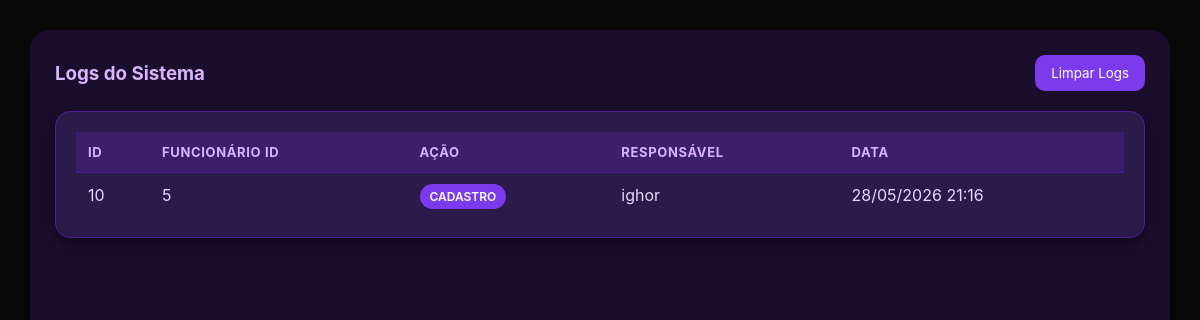
Page /logs on the earlier database version.
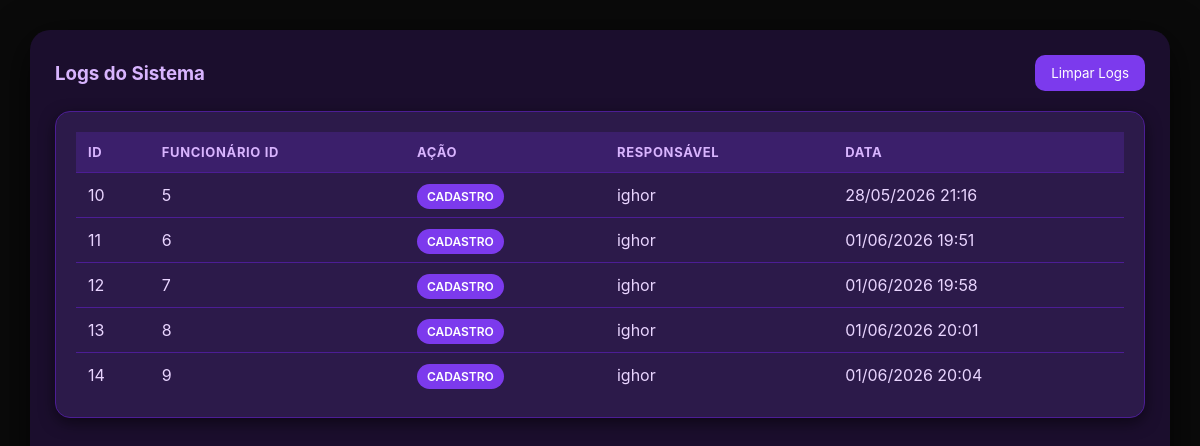
Same page on the later database version.
### tables this page shows
CREATE TABLE logs (
        id INTEGER PRIMARY KEY AUTOINCREMENT,
        funcionario_id INTEGER,
        acao TEXT,
        responsavel TEXT,
        data TEXT
    );

### app.py (the view)
@app.route("/logs")
def logs():
    conn = conectar()
    cursor = conn.cursor()
    cursor.execute("SELECT * FROM logs")
    dados = cursor.fetchall()
    conn.close()
    return render_template("logs.html", logs=dados)

### app.py (called while the page is built)
def conectar():
    return sqlite3.connect("rh.db")

### templates/logs.html (shortened to what this page needs)
<!DOCTYPE html>
<html>
<head>
    <link rel="stylesheet" href="/static/style.css">
</head>
<body>
<div class="container">
    <div class="titulo-box">
        <h3>Logs do Sistema</h3>
        <a href="/limpar_logs"><button>Limpar Logs</button></a>
    </div>
    <div class="box">
        <table>
            <thead>
                <tr>
                    <th>ID</th>
                    <th>Funcionário ID</th>
                    <th>Ação</th>
                    <th>Responsável</th>
                    <th>Data</th>
                </tr>
            </thead>
            <tbody>
                {% for log in logs %}
                <tr>
                    <td>{{ log[0] }}</td>
                    <td>{{ log[1] }}</td>
                    <td>
                        {% if log[2] == "CADASTRO" %}
                            <span class="badge ativo">{{ log[2] }}</span>
                        {% elif log[2] == "ATUALIZOU" %}
                            <span class="badge" style="background:#facc15; color:black;">{{ log[2] }}</span>
                        {% elif log[2] == "DESLIGOU" %}
                            <span class="badge desligado">{{ log[2] }}</span>
                        {% else %}
                            <span class="badge" style="background:#6b7280;">{{ log[2] }}</span>
                        {% endif %}
                    </td>
                    <td>{{ log[3] }}</td>
                    <td>{{ log[4] }}</td>
                </tr>
                {% endfor %}
            </tbody>
        </table>
    </div>
</div>
</body>
</html>

### static/style.css (style rules this page uses)
* { margin: 0; padding: 0; box-sizing: border-box; font-family: 'Inter', sans-serif; }
body { background: #0a0a0a; display: flex; justify-content: center; padding: 30px; min-height: 100vh; }
.container { width: 100%; max-width: 1200px; background: #1b0e2d; border-radius: 20px; padding: 25px; box-shadow: 0 10px 40px rgba(0, 0, 0, 0.7); }
.box { background: #2c1a4a; border-radius: 15px; overflow: hidden; border: 1px solid #4c1d95; padding: 20px; box-shadow: 0 5px 15px rgba(0, 0, 0, 0.5); animation: fadeUp 0.5s ease; }
.titulo-box { display: flex; justify-content: space-between; align-items: center; margin-bottom: 20px; }
.titulo-box h3 { color: #d8b4fe; }
.titulo-box button { background: #7c3aed; color: white; border: none; padding: 10px 16px; border-radius: 10px; cursor: pointer; transition: 0.3s; }
table { width: 100%; border-collapse: separate; border-spacing: 0; color: #e9d5ff; }
thead { background: #3b1f6b; }
th { text-align: left; padding: 12px; color: #d8b4fe; font-size: 13px; text-transform: uppercase; letter-spacing: 0.05em; }
td { padding: 12px; border-top: 1px solid #4c1d95; }
.badge { padding: 5px 10px; border-radius: 50px; font-size: 12px; font-weight: 600; }
.ativo { background: #7c3aed; color: white; }

Differences in the rows shown:
added logs: id "11", funcionario "6", acao "CADASTRO", responsavel "ighor", data "01/06/2026 19:51"
added logs: id "12", funcionario "7", acao "CADASTRO", responsavel "ighor", data "01/06/2026 19:58"
added logs: id "13", funcionario "8", acao "CADASTRO", responsavel "ighor", data "01/06/2026 20:01"
added logs: id "14", funcionario "9", acao "CADASTRO", responsavel "ighor", data "01/06/2026 20:04"
